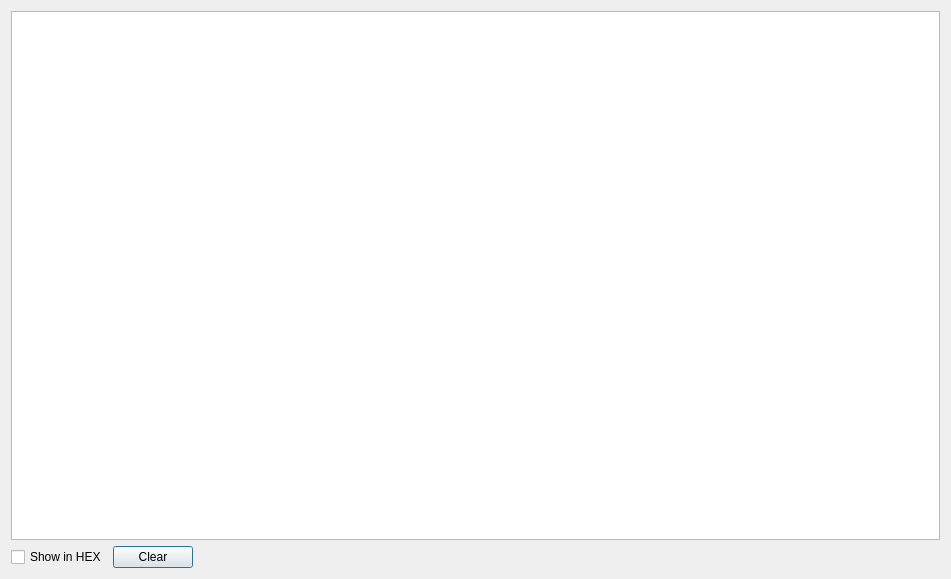
<?xml version="1.0" encoding="UTF-8"?>
<ui version="4.0">
 <class>LogConsole</class>
 <widget class="QDialog" name="LogConsole">
  <property name="geometry">
   <rect>
    <x>0</x>
    <y>0</y>
    <width>951</width>
    <height>579</height>
   </rect>
  </property>
  <property name="windowTitle">
   <string>Dialog</string>
  </property>
  <layout class="QVBoxLayout" name="verticalLayout">
   <item>
    <widget class="QPlainTextEdit" name="console">
     <property name="focusPolicy">
      <enum>Qt::ClickFocus</enum>
     </property>
     <property name="acceptDrops">
      <bool>false</bool>
     </property>
     <property name="undoRedoEnabled">
      <bool>false</bool>
     </property>
     <property name="lineWrapMode">
      <enum>QPlainTextEdit::WidgetWidth</enum>
     </property>
     <property name="readOnly">
      <bool>true</bool>
     </property>
     <property name="textInteractionFlags">
      <set>Qt::TextSelectableByMouse</set>
     </property>
    </widget>
   </item>
   <item>
    <layout class="QHBoxLayout" name="horizontalLayout_2">
     <item>
      <widget class="QCheckBox" name="chbx_ashex">
       <property name="text">
        <string>Show in HEX</string>
       </property>
      </widget>
     </item>
     <item>
      <widget class="QPushButton" name="btn_clear">
       <property name="text">
        <string>Clear</string>
       </property>
      </widget>
     </item>
     <item>
      <spacer name="horizontalSpacer_2">
       <property name="orientation">
        <enum>Qt::Horizontal</enum>
       </property>
       <property name="sizeHint" stdset="0">
        <size>
         <width>0</width>
         <height>0</height>
        </size>
       </property>
      </spacer>
     </item>
    </layout>
   </item>
  </layout>
 </widget>
 <tabstops>
  <tabstop>chbx_ashex</tabstop>
  <tabstop>btn_clear</tabstop>
 </tabstops>
 <resources/>
 <connections/>
</ui>
